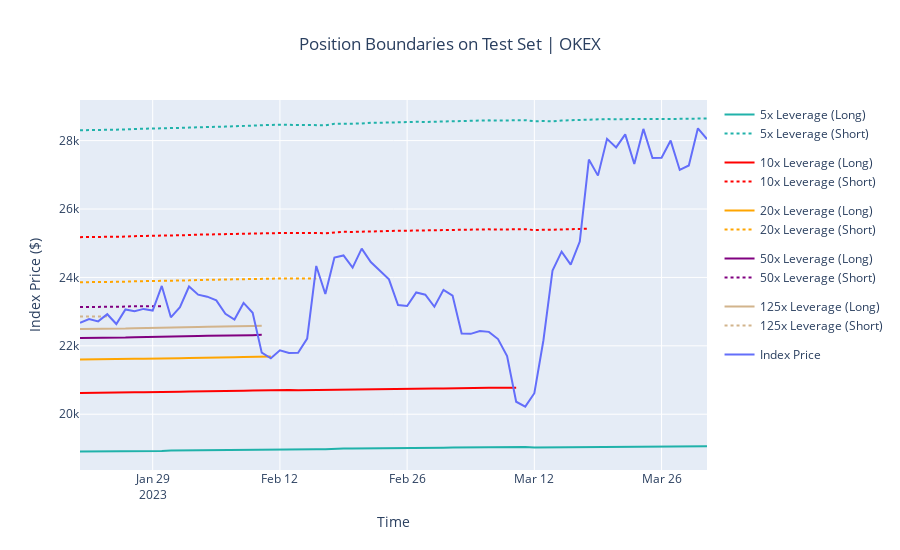

Source (notebook cell):
### Markdown cell above
# 5. Backtesting

### Code cell
Index_test = IndexPrice.loc[IndexPrice.index >= T0]
Funding_test = Funding[Exchange].loc[Funding.index >= T0]

fig = go.Figure()

short_liq_time = dict()
long_liq_time = dict()

for j, Lev in enumerate(sorted(list(set([5, 10, 20, L, MaxL[Exchange]])))):
    LongBoundary = []

    for i in range(num_steps):
        S1 = LiquidationPrice(Index_test.to_numpy(), Funding_test.to_numpy()/100, Lev, 'long',Exchange, i)
        LongBoundary.append(S1)

        if Index_test.iloc[i] < S1:
            long_liq_time[Lev] = i+1
            break

    fig.add_trace(go.Scatter(x=Index_test.index[0:num_steps], y=LongBoundary, mode='lines', name=f"{Lev}x Leverage (Long)", line=dict(color=path_colors[j]), legendgroup=f"{Lev}x Leverage"))

for j, Lev in enumerate(sorted(list(set([5, 10, 20, L, MaxL[Exchange]])))):
    ShortBoundary = []

    for i in range(num_steps):
        S2 = LiquidationPrice(Index_test.to_numpy(), Funding_test.to_numpy()/100, Lev, 'short',Exchange, i)
        ShortBoundary.append(S2)

        if Index_test.iloc[i] > S2:
            short_liq_time[Lev] = i+1
            break
    
    fig.add_trace(go.Scatter(x=Index_test.index[0:num_steps], y=ShortBoundary, mode='lines', name=f"{Lev}x Leverage (Short)", line=dict(color=path_colors[j], dash='dot'), legendgroup=f"{Lev}x Leverage"))

fig.add_trace(go.Scatter(x=Index_test.index[0:num_steps], y=Index_test, mode='lines', name="Index Price"))

fig.update_layout(
    title=f'Position Boundaries on Test Set | {Exchange}',
    xaxis_title='Time',
    yaxis_title='Index Price ($)',
    height=550,
    title_x=0.5
)
liq_time = {'SHORT':short_liq_time,'LONG':long_liq_time}

fig.show()
      
print(f"*** REAL PERPETUALS CONTRACT REPORT ***\nPosition Entry Date: {T0}\nArtificial Maturity (Trader's Exit): {T}\nPosition Specification: {Position}\nExchange Platform: {Exchange}\nNumber of Purchased Contracts: {N}\nLeverage: {L}x\nInitial Position Value: Ƀ {N*L/S0:.5f}\nActual Liquidation Time: {liq_time[Position.upper()][L]} Days")
